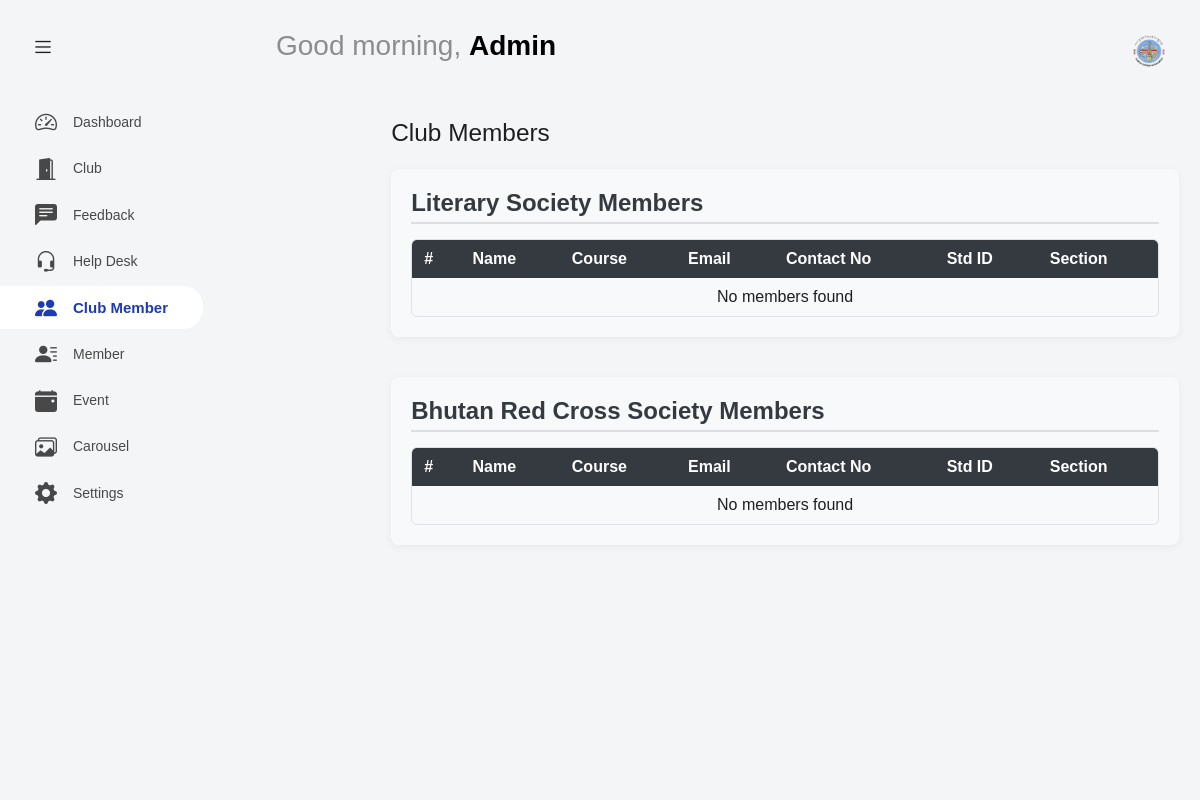
/admin/clubmember.php (signed in), run on an earlier commit of the app's database.
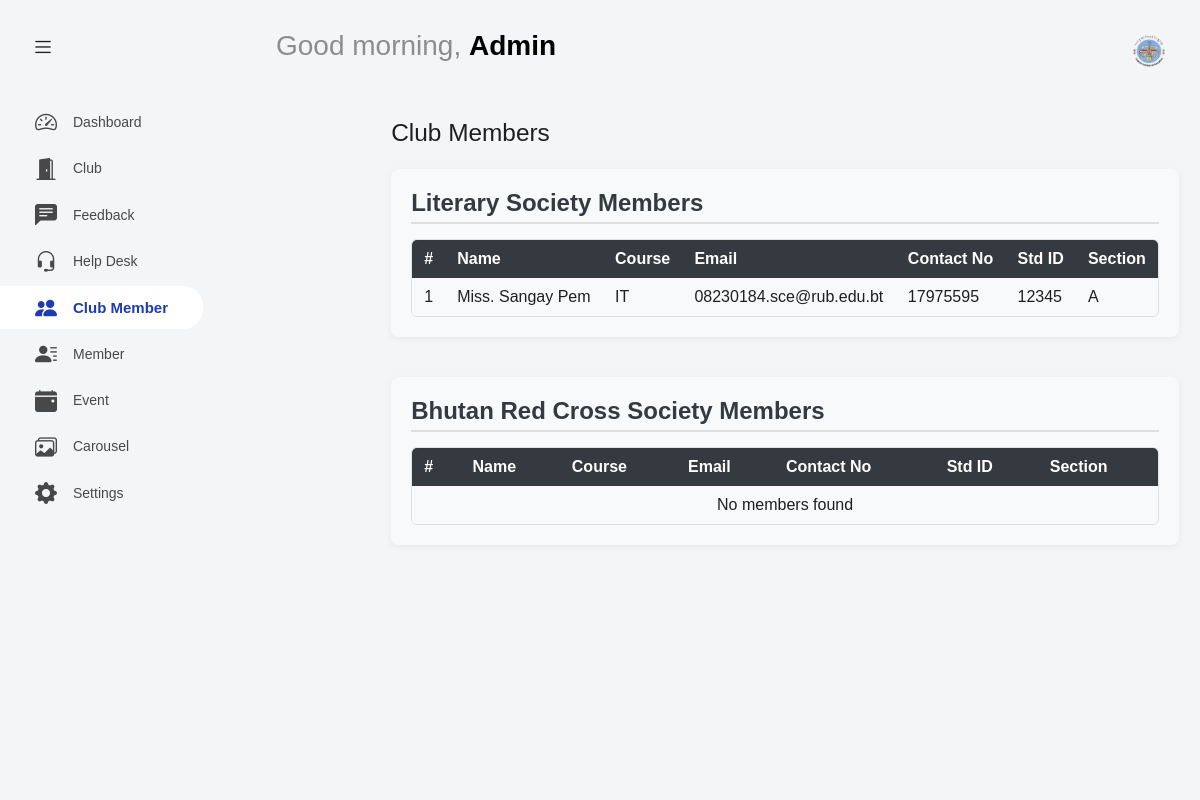
And on a later commit of the database.
### tables this page shows
CREATE TABLE `rooms` (
  `id` int(11) NOT NULL,
  `name` varchar(150) NOT NULL,
  `purpose` longtext NOT NULL,
  `activities` longtext NOT NULL,
  `contribution` longtext NOT NULL,
  `desc` varchar(350) NOT NULL
);

CREATE TABLE `student` (
  `sr_id` int(11) NOT NULL,
  `club_id` int(11) NOT NULL,
  `name` varchar(120) NOT NULL,
  `email` varchar(120) NOT NULL,
  `contactno` int(10) NOT NULL,
  `course` varchar(120) NOT NULL,
  `std_id` varchar(120) NOT NULL,
  `section` varchar(120) NOT NULL
);

### admin/partials/db_config.php (called while the page is built, shortened)
<?php
$hostname = 'localhost';
$username = 'root';
$pass = '';
$db = 'club';
$con = mysqli_connect($hostname, $username, $pass, $db,3307);
function select($query, $values = [], $types = '') {
    global $con;
    $stmt = mysqli_prepare($con, $query);
    if(!empty($values)) {
        mysqli_stmt_bind_param($stmt, $types, ...$values);
    }
    mysqli_stmt_execute($stmt);
    return mysqli_stmt_get_result($stmt);
}
function selectAll($table) {
    global $con;
    $query = "SELECT * FROM `$table`";
    $result = mysqli_query($con, $query);
    return $result;
}

### admin/clubmember.php (the view, shortened to what this page needs)
<?php
require 'partials/db_config.php';
?>
<!DOCTYPE html>
<html lang="en">
<head>
<?php require('partials/header.php'); ?>
<?php require('partials/sidebar.php'); ?>
<div class="container-fluid" id="main-content">
  <div class="row">
    <div class="col-lg-10 ms-auto p-4 overflow-hidden">
      <h3 class="mb-4">Club Members</h3>
      <?php
      $clubs = selectAll('rooms');
      foreach($clubs as $club) {
          $club_id = $club['id'];
          $club_name = $club['name'];
          $limit = 10;
          $page = isset($_GET['page_' . $club_id]) ? (int)$_GET['page_' . $club_id] : 1;
          $offset = ($page - 1) * $limit;
          $members = select("SELECT * FROM `student` WHERE `club_id`=? LIMIT ?,?", [$club_id, $offset, $limit], 'iii');
          echo "<div class='club-section' id='club-{$club_id}-section'>";
          echo "<div class='club-title'>{$club_name} Members</div>";
          echo "<div class='table-responsive-md'>";
          echo "<table class='members-table'>";
          echo "<thead>
                  <tr>
                      <th>#</th>
                      <th>Name</th>
                      <th>Course</th>
                      <th>Email</th>
                      <th>Contact No</th>
                      <th>Std ID</th>
                      <th>Section</th>
                  </tr>
                </thead><tbody>";
          $i = $offset + 1;
          while($member = mysqli_fetch_assoc($members)) {
              echo "<tr>
                      <td>{$i}</td>
                      <td>{$member['name']}</td>
                      <td>{$member['course']}</td>
                      <td>{$member['email']}</td>
                      <td>{$member['contactno']}</td>
                      <td>{$member['std_id']}</td>
                      <td>{$member['section']}</td>
                    </tr>";
              $i++;
          }
          if($i == $offset + 1) {
              echo "<tr><td colspan='7' class='text-center'>No members found</td></tr>";
          }
          echo "</tbody></table></div>";
          echo "</div>";
      }
      ?>
    </div>
  </div>
</div>
<?php require('partials/footer.php'); ?>

### admin/partials/header.php (shortened to what this page needs)
<link rel="stylesheet" href="https://cdn.jsdelivr.net/npm/bootstrap-icons@1.3.0/font/bootstrap-icons.css">
<link rel="stylesheet" href="assets/vendors/feather/feather.css">
    <link rel="stylesheet" href="assets/vendors/mdi/css/materialdesignicons.min.css">
    <link rel="stylesheet" href="assets/vendors/ti-icons/css/themify-icons.css">
    <link rel="stylesheet" href="assets/vendors/font-awesome/css/font-awesome.min.css">
    <link rel="stylesheet" href="assets/vendors/typicons/typicons.css">
    <link rel="stylesheet" href="assets/vendors/simple-line-icons/css/simple-line-icons.css">
    <link rel="stylesheet" href="assets/vendors/css/vendor.bundle.base.css">
    <link rel="stylesheet" href="assets/vendors/bootstrap-datepicker/bootstrap-datepicker.min.css">
    <link rel="stylesheet" href="assets/vendors/datatables.net-bs4/dataTables.bootstrap4.css">
    <link rel="stylesheet" type="text/css" href="assets/js/select.dataTables.min.css">
    <link rel="stylesheet" href="assets/css/style.css">
  </head>
  <body class="with-welcome-text">
    <div class="container-scroller">
      <nav class="navbar default-layout col-lg-12 col-12 p-0 fixed-top d-flex align-items-top flex-row">
        <div class="text-center navbar-brand-wrapper d-flex align-items-center justify-content-start">
          <div class="me-3">
            <button class="navbar-toggler navbar-toggler align-self-center" type="button" data-bs-toggle="minimize">
              <span class="icon-menu"></span>
            </button>
          </div>
        </div>
        <div class="navbar-menu-wrapper d-flex align-items-top">
          <ul class="navbar-nav">
            <li class="nav-item fw-semibold d-none d-lg-block ms-0">
              <h1 class="welcome-text">    <?php
    $time = date("H");
    if ($time < "12") {
        echo "Good morning";
    }
    ?>, <span class="text-black fw-bold">Admin</span></h1>
            </li>
          </ul>
          <ul class="navbar-nav ms-auto">
          <li class="nav-item dropdown user-dropdown">
              <a class="nav-link" id="UserDropdown" href="#" data-bs-toggle="dropdown" aria-expanded="false">
                <img class="img-xs rounded-circle" src="../../assets/images/Logos/SCE Final LogoEdited.png" alt="Profile image"> </a>
            </li>
          </ul>
        </div>
      </nav>

### admin/partials/sidebar.php
<div class="container-fluid page-body-wrapper">
        <nav class="sidebar sidebar-offcanvas" id="sidebar">
          <ul class="nav">
            <li class="nav-item">
              <a class="nav-link" href="dashboard.php">
                <i class="menu-icon mdi bi bi-speedometer2"></i>
                <span class="menu-title">Dashboard</span>
              </a>
            </li>
            <li class="nav-item">
              <a class="nav-link" href="clubs.php">
                <i class="menu-icon mdi bi bi-door-open-fill"></i>
                <span class="menu-title">Club</span>
              </a>
              </li>
            <li class="nav-item">
              <a class="nav-link" href="feedback.php">
                <i class="menu-icon mdi bi bi-chat-left-text-fill"></i>
                <span class="menu-title">Feedback</span>
              </a>
            </li>
             <li class="nav-item">
              <a class="nav-link" href="helpdesk.php">
                <i class="menu-icon mdi bi bi-headset"></i>
                <span class="menu-title">Help Desk</span>
              </a>
            </li>
              <li class="nav-item">
              <a class="nav-link" href="clubmember.php">
                <i class="menu-icon mdi bi bi-people-fill"></i>
                <span class="menu-title">Club Member</span>
              </a>
            </li>
            <li class="nav-item">
              <a class="nav-link" href="member.php">
                <i class="menu-icon mdi bi bi-person-lines-fill"></i>
                <span class="menu-title">Member</span>
              </a>
            </li>
            <li class="nav-item">
              <a class="nav-link" href="events.php">
               <i class="menu-icon mdi bi bi-calendar-event-fill"></i>
                <span class="menu-title">Event</span>
              </a>
            </li>
            <li class="nav-item">
              <a class="nav-link" href="swiper.php">
                <i class="menu-icon mdi bi bi-images"></i>
                <span class="menu-title">Carousel</span>
              </a>
            </li>
            <li class="nav-item">
              <a class="nav-link" href="settings.php">
              <i class="menu-icon mdi bi bi-gear-fill"></i>
                <span class="menu-title">Settings</span>
              </a>
            </li>
          </ul>
        </nav>

### admin/partials/footer.php (shortened to what this page needs)
  </body>
</html>

### admin/clubmember.php (style rules this page uses)
.club-section { margin-bottom: 40px; background: #f8f9fa; padding: 20px; border-radius: 8px; box-shadow: 0 2px 8px rgba(0,0,0,0.05); }
.club-title { font-size: 1.5rem; font-weight: 600; margin-bottom: 15px; color: #343a40; border-bottom: 2px solid #6c757d33; padding-bottom: 5px; }
.members-table { width: 100%; border-collapse: collapse; min-width: 700px; }
.members-table th, .members-table td { padding: 10px 12px; text-align: left; }
.members-table th { background-color: #343a40; color: #fff; font-weight: 600; position: sticky; top: 0; z-index: 1; }
.table-responsive-md { max-height: 400px; overflow-y: auto; overflow-x: auto; border-radius: 6px; border: 1px solid #dee2e6; }

What changed in the data, as far as the page shows it:
shown differently, row unchanged: rooms "Literary Society": no longer shows "No members found"
added student: name "Miss. Sangay Pem", course "IT", email "08230184.sce@rub.edu.bt", contactno "17975595", std "12345", section "A", shown under rooms "Literary Society"
